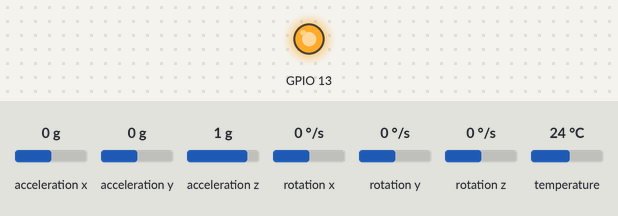
The sketch below on a simulated ESP32. Shown: output pins drawn as LEDs (lit = HIGH). The inputs (shaded band) are chosen by the test bench; at power-on: acceleration x 0 g, acceleration y 0 g, acceleration z 1 g, rotation x 0 °/s, rotation y 0 °/s, rotation z 0 °/s, temperature 24 °C. Nothing arrives over Bluetooth unless stated; what the sketch prints to the serial monitor is not drawn.

Above: at 1.3 s.
1.4 s: acceleration x set to 0.7 g
2.9 s: acceleration x set to 1 g
At 3.4 s:
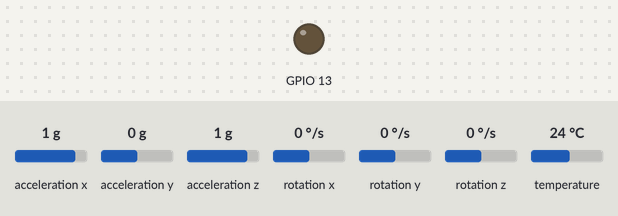
4.4 s: acceleration x set to -1.4 g
At 4.8 s:
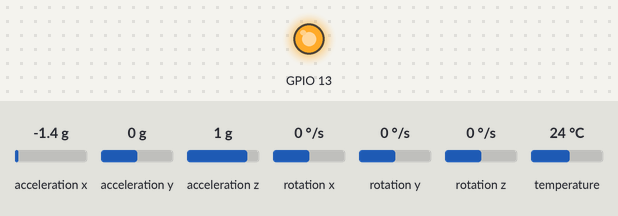
5.9 s: acceleration x set to 1.4 g
At 6.7 s:
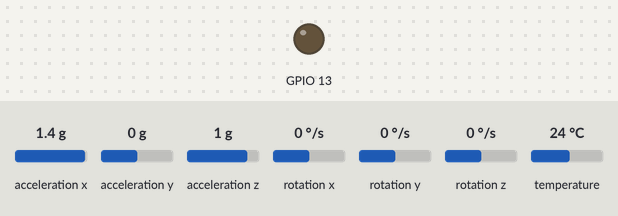
Timing chart, 0 to 8.4 s (numbered marks = the images above; inputs shaded):
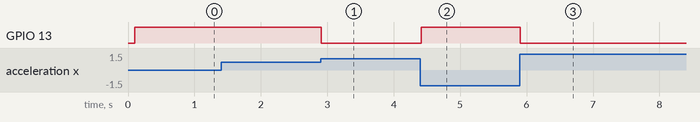

Measured:
- the behaviour switches between 0.8 and 0.9 g on acceleration x (found by bisection; images 0 and 1)
- after the input at 1.4 s, every drawn part: stays the same
- after the input at 2.9 s, GPIO 13: HIGH → LOW at once
- after the input at 4.4 s, GPIO 13: LOW → HIGH at once
- after the input at 5.9 s, GPIO 13: HIGH → LOW at once

The sketch:

main.ino
```cpp
#include "BluetoothSerial.h"
#include <Adafruit_MPU6050.h>
#include <Adafruit_Sensor.h>
#include <Wire.h>

Adafruit_MPU6050 mpu;
int x;
#if !defined(CONFIG_BT_ENABLED) || !defined(CONFIG_BLUEDROID_ENABLED)
#error Bluetooth is not enabled! Please run `make menuconfig` to and enable it
#endif

BluetoothSerial SerialBT;

void setup() {
  pinMode(13, OUTPUT);
  Serial.begin(115200);
  SerialBT.begin("ESP32test"); //Bluetooth device name
  Serial.println("The device started, now you can pair it with bluetooth!");

  if (!mpu.begin()) {
    Serial.println("Failed to find MPU6050 chip");
    while (1) {
      delay(10);
    }
  }

  mpu.setAccelerometerRange(MPU6050_RANGE_16_G);
  mpu.setFilterBandwidth(MPU6050_BAND_21_HZ);
  delay(100);
}

void loop() {
  sensors_event_t a, g, temp;
  mpu.getEvent(&a, &g, &temp);
  x = a.acceleration.x;
  if (x < 8){
    SerialBT.write("BODY NOT STRAIGHT");
    digitalWrite(13, HIGH);
  }
  else{
    SerialBT.write("BODY STRAIGHT");
    digitalWrite(13, LOW);
  }
  delay(15);
}
```
